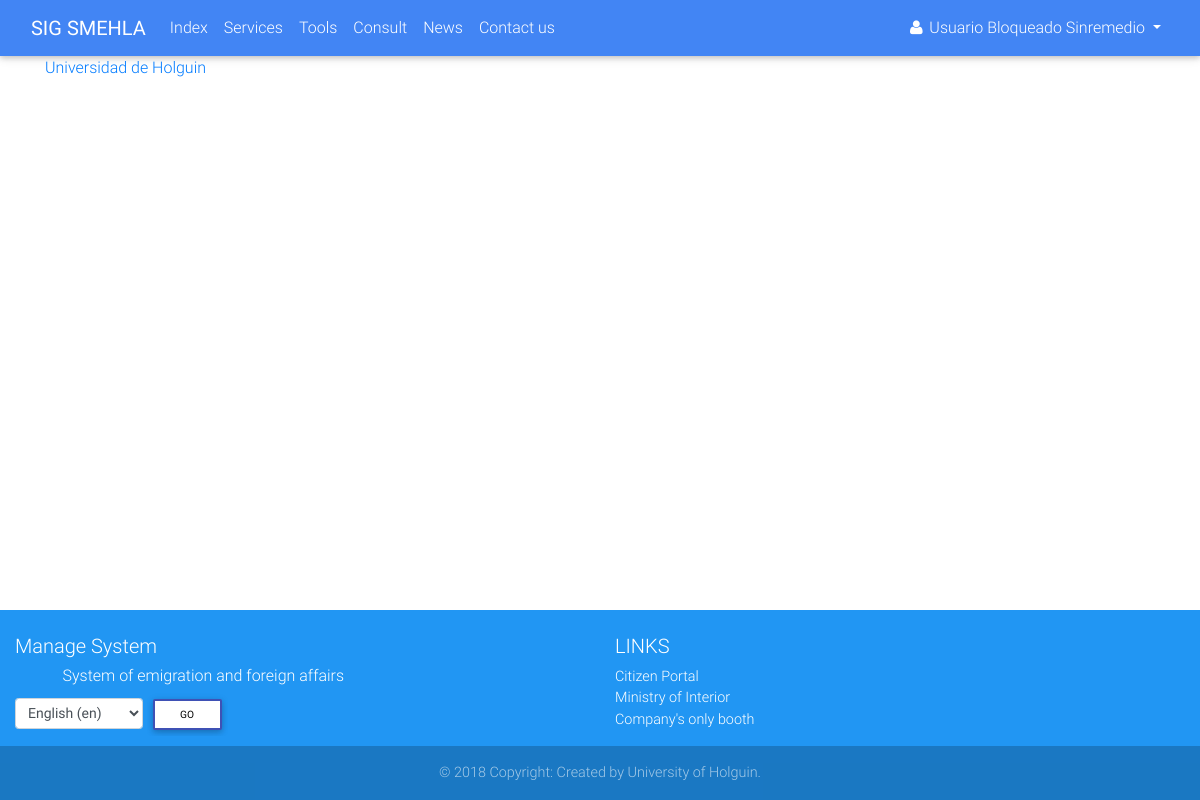
/entity/list/ (signed in), run on an earlier commit of the app's database.
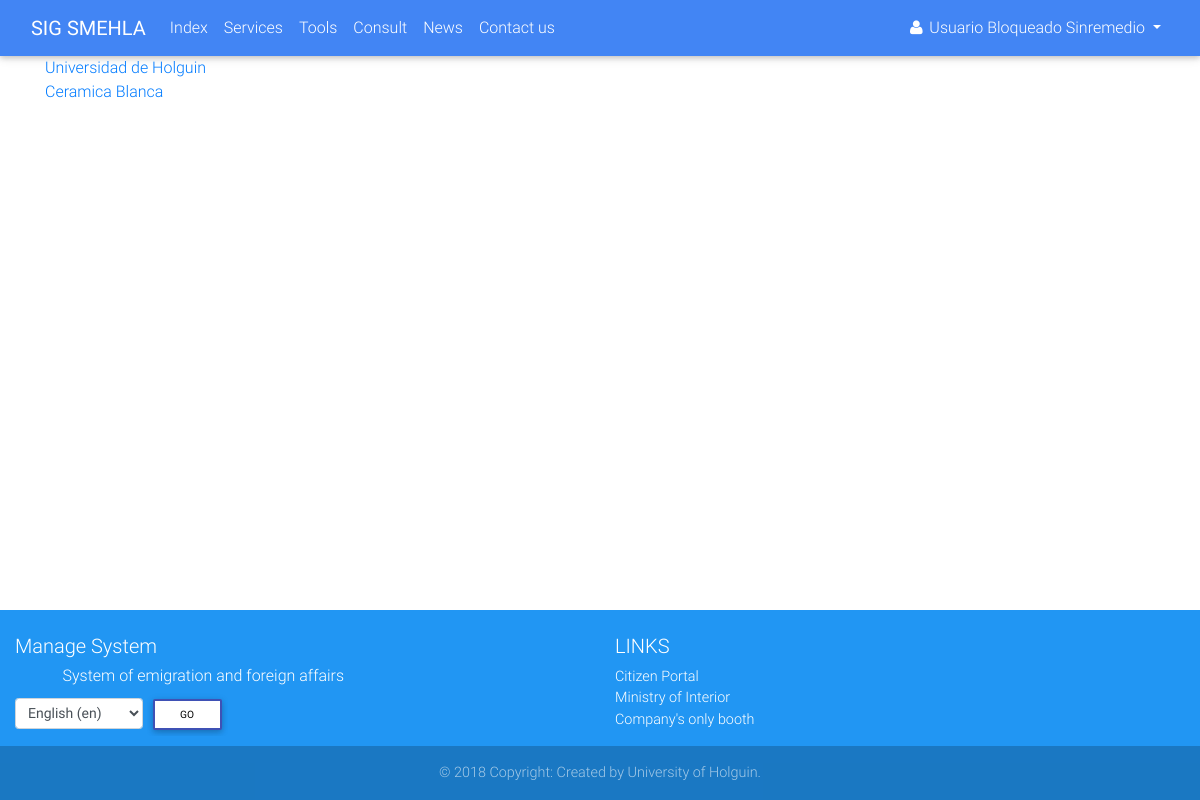
And on a later commit of the database.
### accounts/models.py (models this page shows, shortened)
class Profile(AbstractUser):
    OCCUPATION_TYPE = (
        ('FAC', _('Functionary of Attention to Customer')),
        ('BAC', _('Boss of Attention to Customer')),
        ('BDAC', _('Boss of Departament of Attention to Customer')),
        ('DIR', _('Director')),
        ('ADMIN', _('Administrator')),
    )
    born_date = models.DateField(_('Born date'), blank=True, null=True, validators=[validate_born_date])
    occupation = models.CharField(_('Occupation'), max_length=5, choices=OCCUPATION_TYPE, default='FAC')
    REQUIRED_FIELDS = ['email', 'born_date']
    class Meta:
        verbose_name = _('Profile')
        verbose_name_plural = _('Profiles')
    def __str__(self):
        if self.first_name and self.last_name:
            return self.get_full_name()
        else:
            return self.username

### services/models.py (models this page shows)
class Entity(models.Model):
    class Meta:
        verbose_name = _('Entity')
        verbose_name_plural = _('Entities')
    def __str__(self):
        return '{}'.format(self.name)
    name = models.CharField(_('Name'), max_length=100)
    localization = models.CharField(_('Localization'), max_length=200)
    identification_no = models.CharField(_('Identification No.'), max_length=50)
    issuance_date = models.DateField(_('Issuance date'))
    expiration_date = models.DateField(_('Expiration date'))
    telephone = models.PositiveIntegerField(_('Telephone'))
    email = models.EmailField(_('Email'))

### services/views.py (the view)
# urls.py: path('entity/list/', views.EntityListView.as_view(), name='entity_list'),
class EntityListView(mixins.LoginRequiredMixin, generic.ListView):
    model = models.Entity

### services/templates/services/entity_list.html
{% extends 'navbar.html' %}
{% block main %}
    <div class="container">
        {% for entity in entity_list %}
            <div class="row">
                <div class="col">
                    <a href="{% url 'services:entity_detail' entity.pk %}">{{ entity }}</a>
                </div>
            </div>
        {% endfor %}
    </div>
{% endblock %}

### accounts/templates/navbar.html (shortened to what this page needs)
{% extends 'base.html' %}
{% load static %}
{% load i18n %}
{% block styles %}
    <link rel="stylesheet" href="{% static 'accounts/css/navbar.css' %}">
{% endblock %}
{% block content %}
    <header>
        <nav class="navbar navbar-expand-lg navbar-dark primary-color">
            <div class="container-fluid">
                <a href="{% url 'services:index' %}" class="navbar-brand">
                    <strong>SIG SMEHLA</strong>
                </a>
                <div class="collapse navbar-collapse" id="navbar">
                    <ul class="navbar-nav mr-auto">
                        <li class="nav-item" id="init">
                            <a href="{% url 'services:index' %}" class="nav-link">{% trans 'Index' %}
                                </a>
                        </li>
                        <li class="nav-item" id="services">
                            <a href="{% url 'services:services' %}" class="nav-link">{% trans 'Services' %}</a>
                        </li>
                        {% if user.is_authenticated %}
                            <li class="nav-item" id="tools">
                                <a href="{% url 'services:tools' %}" class="nav-link">{% trans 'Tools' %}</a>
                            </li>
                        {% endif %}
                        <li class="nav-item" id="status">
                            <a href="{% url 'services:status' %}" class="nav-link">{% trans 'Consult' %}</a>
                        </li>
                        <li class="nav-item" id="news">
                            <a href="{% url 'news:list' %}" class="nav-link">{% trans 'News' %}</a>
                        </li>
                        <li class="nav-item">
                            <a href="#" class="nav-link" data-toggle="modal"
                               data-target="#contact">{% trans 'Contact us' %}</a>
                        </li>
                    </ul>
                    <div class="form-inline">
                        <ul class="navbar-nav mr-auto">
                            <li class="nav-item">
                                {% if user.is_authenticated %}
                                    <div class="dropdown">
                                        <a href="#" id="test" class="nav-link waves-effect waves-light dropdown-toggle"
                                           data-toggle="dropdown" aria-haspopup="true" aria-expanded="false">
                                            <i class="fa fa-user"></i>
                                            <span class="clearfix d-none d-sm-inline-block">{{ user }}</span>
                                        </a>
                                    </div>
                                {% else %}
                                    <a href="{% url 'accounts:login' %}" class="nav-link">
                                        <i class="fa fa-sign-in"></i>
                                    </a>
                                {% endif %}
                            </li>
                        </ul>
                    </div>
                </div>
            </div>
        </nav>
    </header>
    <main>
        {% block main %}
        {% endblock %}
    </main>
    <footer class="page-footer font-small blue pt-4">
        <div class="container-fluid text-center text-md-left">
            <div class="row">
                <div class="col-md-6 mt-md-0 mt-3">
                    <h5>{% trans 'Manage System' %}</h5>
                    <h6 class="offset-1">{% trans 'System of emigration and foreign affairs' %}</h6>
                    <form action="{% url 'set_language' %}" method="post">{% csrf_token %}
                        <label>
                            <select name="language" class="form-control form-control-sm" id="languages">
                                {% get_available_languages as LANGUAGES %}
                                {% get_language_info_list for LANGUAGES as languages %}
                                {% get_current_language as LANGUAGE_CODE %}
                                {% for language in languages %}
                                    <option value="{{ language.code }}"{% if language.code == LANGUAGE_CODE %}
                                            selected{% endif %}>
                                        {{ language.name_local }} ({{ language.code }})
                                    </option>
                                {% endfor %}
                            </select>
                        </label>
                        <input type="submit" value="{% trans 'Go' %}" class="btn btn-outline-indigo btn-white btn-sm">
                    </form>
                </div>
                <div class="col-md-3 mb-md-0 mb-3">
                    <h5 class="text-uppercase">{% trans 'Links' %}</h5>
                    <ul class="list-unstyled">
                        <li>
                            <a href="http://www.cidadao.gov.ao" target="_blank">{% trans 'Citizen Portal' %}</a>
                        </li>
                        <li>
                            <a href="http://www.minint.gov.ao" target="_blank">{% trans 'Ministry of Interior' %}</a>
                        </li>
                        <li>
                            <a href="http://gue.minjus-ao.com" target="_blank">{% trans "Company's only booth" %}</a>
                        </li>
                    </ul>
                </div>
            </div>
        </div>
        <div class="footer-copyright text-center py-3">
            &copy; 2018 {% trans 'Copyright: Created by University of Holguin' %}.
        </div>
    </footer>
{% endblock %}

### accounts/templates/base.html (shortened to what this page needs)
<!DOCTYPE html>
{% load i18n %}
{% get_current_language as LANGUAGE_CODE %}
<html lang="{{ LANGUAGE_CODE }}">
{% load static %}
<head>
    <link rel="stylesheet" href="{% static 'accounts/css/font-awesome.css' %}">
    <link href="{% static 'accounts/css/bootstrap.min.css' %}" rel="stylesheet">
    <link href="{% static 'accounts/css/mdb.min.css' %}" rel="stylesheet">
    <link href="{% static 'accounts/css/sweetalert2.min.css' %}" rel="stylesheet">
    <link href="{% static 'accounts/css/bootstrap-datepicker.css' %}" rel="stylesheet">
    <link href="{% static 'accounts/css/styles.css' %}" rel="stylesheet">
    {% block styles %}{% endblock %}
</head>
<body>
{% block content %}
{% endblock %}
</body>
</html>

### accounts/static/accounts/css/navbar.css (style rules this page uses)
body { display: flex; min-height: 100vh; flex-direction: column; }
main { flex: 1 0 auto; }

What changed in the data, as far as the page shows it:
added Entity: name "Ceramica Blanca"
